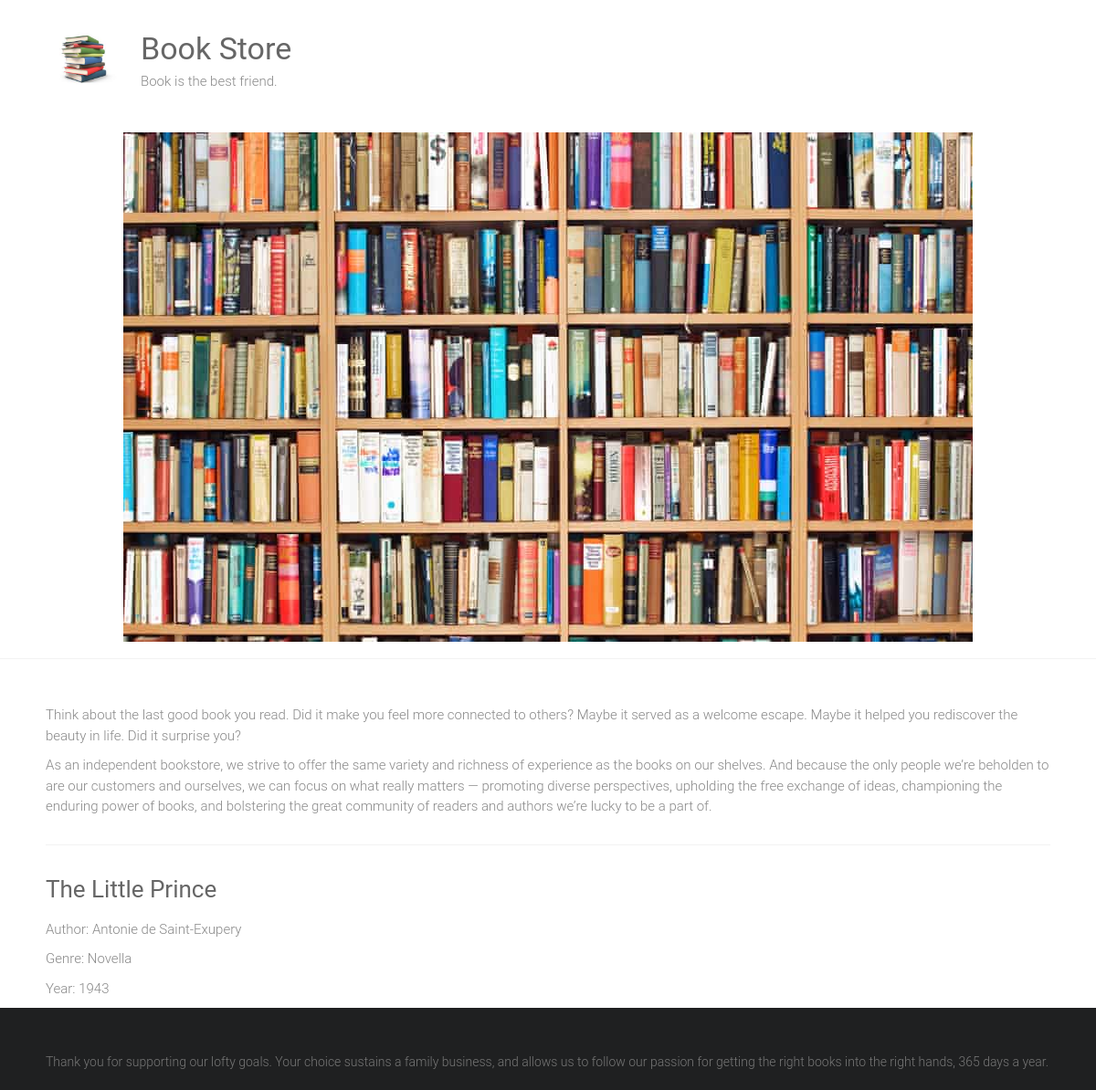
Screenshot of /sell/4/ with the database file from the repository.
### sell/models.py (models this page shows)
class Book(models.Model):
    name=models.CharField(max_length=100)
    author=models.CharField(max_length=100)
    genre=models.CharField(max_length=50)
    year=models.IntegerField()

### sell/views.py (the view)
# urls.py: path('sell/<int:id>/', views.book_detail, name='book_detail'),
def book_detail(request, id):
    try:
       book = Book.objects.get(id=id)
    except Book.DoesNotExist:
        raise Http404('Book not found')
    return render(request, 'book_detail.html', {'book': book})

### sell/templates/book_detail.html
{% extends "base.html" %}
{% block content %}
<div>
    <h3>{{ book.name|capfirst }}</h3>
    <p>Author: {{ book.author }}</p>
    <p>Genre: {{ book.genre }}</p>
    <p>Year: {{ book.year }}</p>
</div>
{% endblock %}

### static/style.css (style rules this page uses)
html, body, div, span, applet, object, iframe, h1, h2, h3, h4, h5, h6, p, blockquote, pre, a, abbr, acronym, address, big, cite, code, del, dfn, em, font, ins, kbd, q, s, samp, small, strike, strong, sub, sup, tt, var, dl, dt, dd, ol, ul, li, fieldset, form, label, legend, table, caption, tbody, tfoot, thead, tr, th, td { border: 0; font: inherit; font-size: 100%; font-style: inherit; font-weight: inherit; margin: 0; outline: 0; padding: 0; vertical-align: baseline; }
html { overflow-y: scroll; -webkit-text-size-adjust: 100%; -ms-text-size-adjust: 100%; }
h1, h2, h3, h4, h5, h6 { color: #666666; line-height: 1.4; padding-bottom: 15px; font-weight: normal; }
h3 { font-size: 26px; }
body, button, input, select, textarea { color: #888888; font-size: 15px; line-height: 1.5; font-family: 'Roboto', sans-serif; font-weight: 300; }
p { color: #888888; font-size: 15px; line-height: 1.5; margin-bottom: 15px; font-weight: 300; }
body { background: #f2f2f2; }
body { padding-top: 30px; padding-bottom: 30px; }
body.wide { padding-top: 0; padding-bottom: 0; }
.single-page p { margin-bottom: 10px; }

### rows the page displays
Book: name "The Little Prince", author "Antonie de Saint-Exupery", genre "Novella", year "1943"
